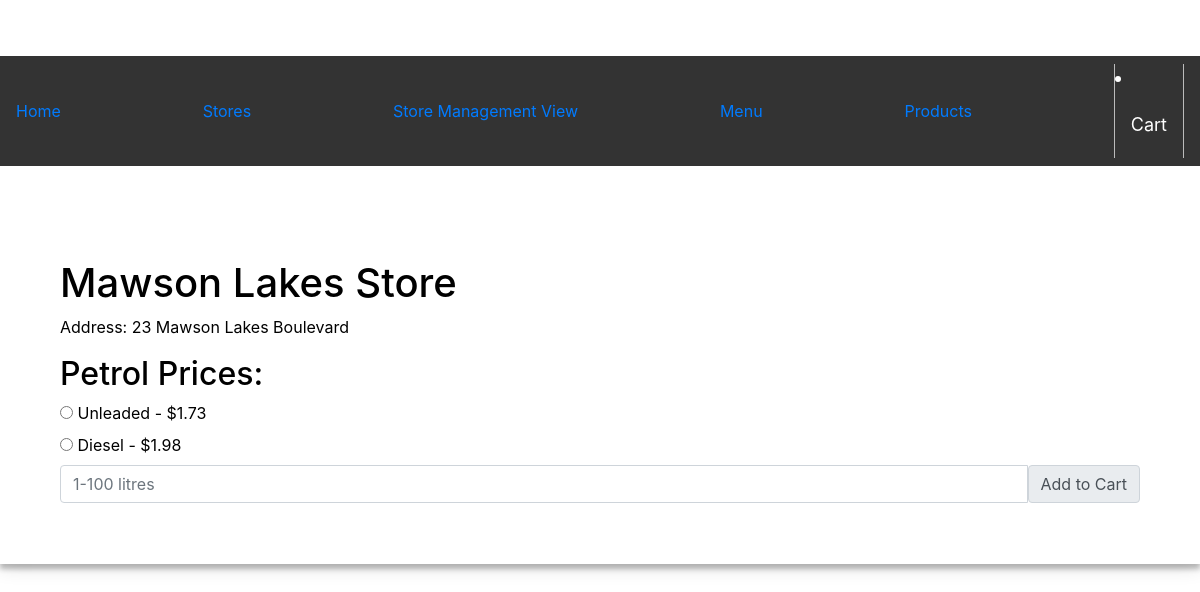
The app's page /customerStoreDetails/2 with its own data.
### app.py (models this page shows, shortened)
class Stores(db.Model):
    id = db.Column(db.Integer, primary_key=True)
    name = db.Column(db.String(100), nullable=False)
    address = db.Column(db.String(100), nullable=False)
    opening_hours = db.Column(db.String(50))
    petrols = db.relationship('Petrol', backref='store', lazy=True)

class Petrol(db.Model):
    id = db.Column(db.Integer, primary_key=True)
    name = db.Column(db.String(50), nullable=False)
    price = db.Column(db.Float, nullable=False)
    store_id = db.Column(db.Integer, db.ForeignKey('stores.id'), nullable=False)

### app.py (the view)
@app.route('/customerStoreDetails/<int:store_id>')
def customerStoreDetails(store_id):
    store = Stores.query.get_or_404(store_id)
    return render_template('customerStoreDetails.html', store=store)

### templates/customerStoreDetails.html (shortened to what this page needs)
{% extends 'base_customer.html' %}
{% block content %}
    <div class="container mt-5">
        <h1>{{ store.name }}</h1>
        <p>Address: {{ store.address }}</p>
        {% if store.petrols %}
            <h2>Petrol Prices:</h2>
            <div class="button-container">
                {% for petrol in store.petrols %}
                <div class="petrol-button">
                    <input type="radio" id="{{ petrol.id }}" name="fuel" />
                    <label for="{{ petrol.id }}">{{ petrol.name }} - ${{ petrol.price }}</label>
                </div>
                {% endfor %}
                <div class="input-group mb-3">
                    <input type="text" class="form-control" placeholder="1-100 litres" aria-label="Litre">
                    <span class="input-group-text">Add to Cart</span>
                </div>
            </div>
        {% else %}
            <p>No petrol types available.</p>
        {% endif %}
    </div>
{% endblock %}

### templates/base_customer.html (style rules this page uses)
body { background-image: url('https://generated-assets.prod.myninja.ai/2ce54d58-cb51-4359-8ef3-736d2041e1fb/bd1ad6ae-335c-4c6b-ac0a-22bb35dca7f8_2.jpeg'); background-size: cover; background-repeat: no-repeat; background-position: 50% 40%; color: white; }

### records on screen
Stores: name "Mawson Lakes Store", address "23 Mawson Lakes Boulevard"
Petrol: name "Unleaded", price "1.73"
Petrol: name "Diesel", price "1.98"
